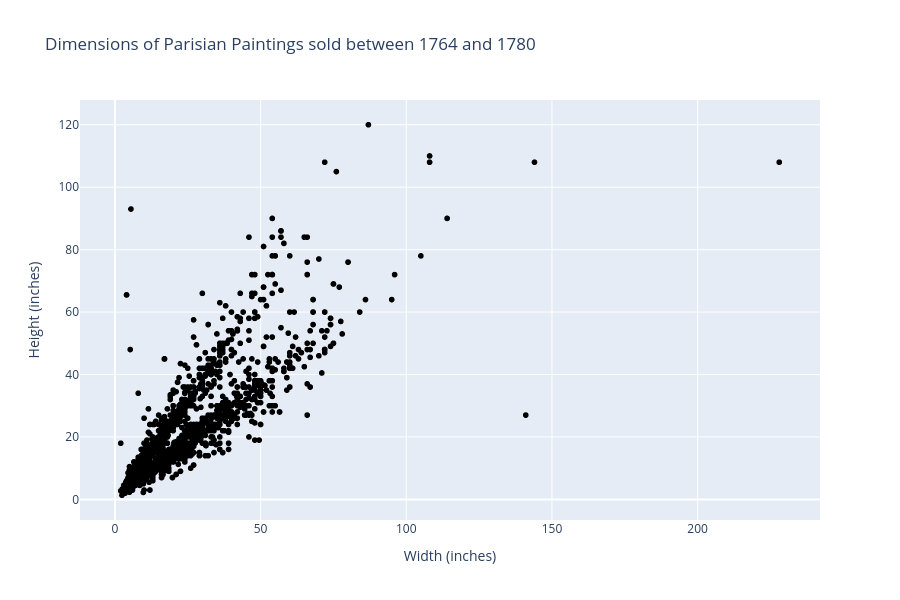

Source (notebook cell):
### Markdown cell above
**Q3** Make a scatter plot of the width vs the height like the one in the lecture. You should be able to recreate the plots here without looking at the code.

### Code cell
size = px.scatter(
    DF,
    x='Width_in',
    y='Height_in',
    color_discrete_sequence=['black'],
    title='Dimensions of Parisian Paintings sold between 1764 and 1780',
    height=600
)
size.update_layout(
    xaxis_title='Width (inches)',
    yaxis_title='Height (inches)'
)
size.show()

### Figure 1 — Plotly figure (JSON) as saved in the notebook; plotly's stock layout.template omitted (floating-point values rounded to 4 significant figures; data arrays with more than 128 entries replaced by an {"elided": "..."} marker saying what was removed)
{"data": [{"hovertemplate": "Width_in=%{x}<br>Height_in=%{y}<extra></extra>", "legendgroup": "", "marker": {"color": "black", "symbol": "circle"}, "mode": "markers", "name": "", "showlegend": false, "type": "scattergl", "x": {"elided": "3393 float values"}, "xaxis": "x", "y": {"elided": "3393 float values"}, "yaxis": "y"}], "layout": {"height": 600, "legend": {"tracegroupgap": 0}, "title": {"text": "Dimensions of Parisian Paintings sold between 1764 and 1780"}, "xaxis": {"anchor": "y", "domain": [0, 1], "title": {"text": "Width (inches)"}}, "yaxis": {"anchor": "x", "domain": [0, 1], "title": {"text": "Height (inches)"}}}}
